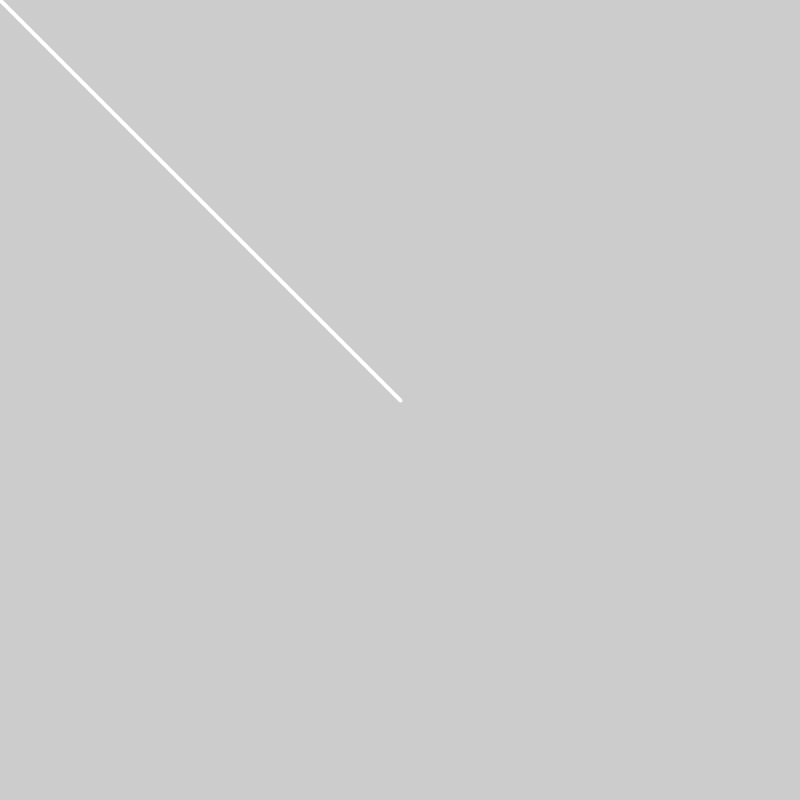
Frame 1 (no input)
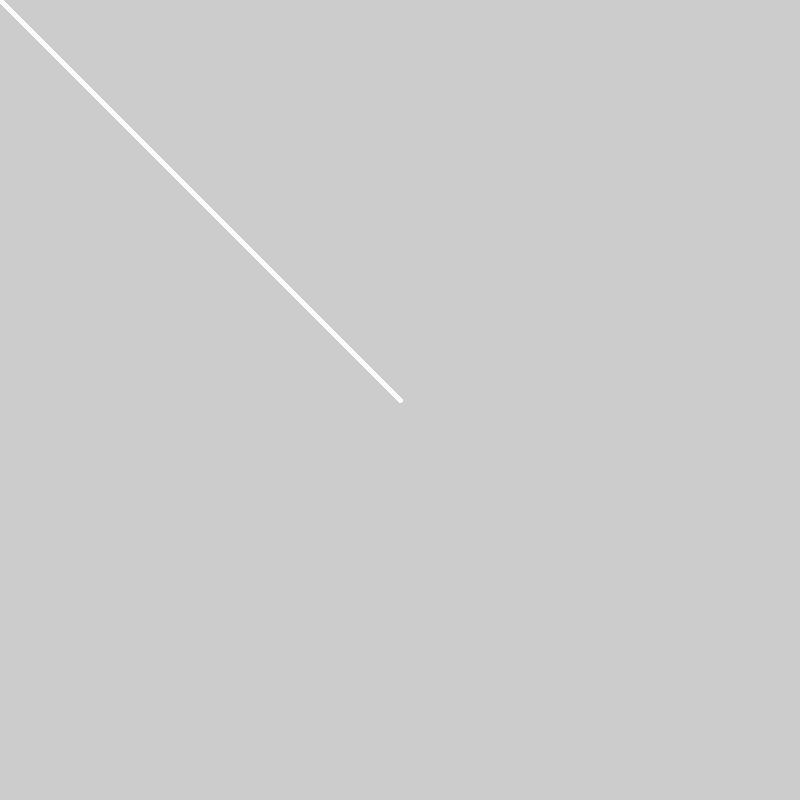
Frame 60 (the mouse pressed at the canvas centre just before this capture)
Frame 120 (the mouse held since frame 60 and released just before this capture): identical to frame 60, image omitted

The Processing sketch that drew these frames (run headless with seeded random() and noise(); from frame 60 on, the mouse is pressed at the canvas centre):

// Processing sketch: Tutorial
// ── Tutorial.pde

PVector pos;


void setup() {
  size(800, 800);
  pos = new PVector(width/2, height/2);
}

void draw() {
  // background(0);

  stroke(255);
  strokeWeight(4);
  line(pos.x, pos.y, mouseX, mouseY);
}


void mousePressed() {
  pos = new PVector(mouseX, mouseY);
}
